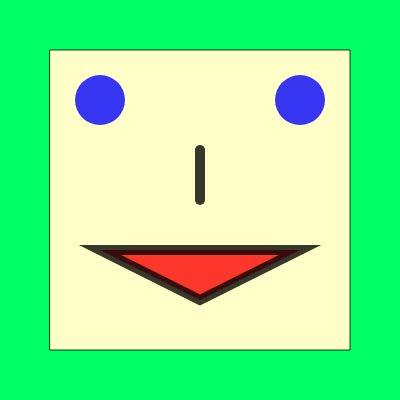
Frame 1 (no input)
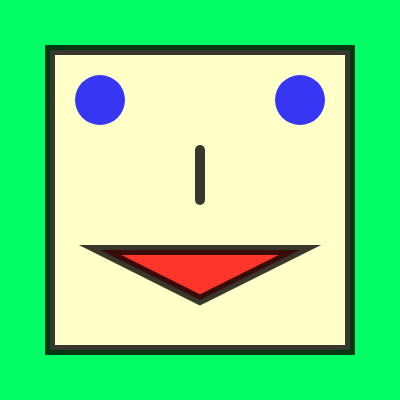
Frame 60 (no input)
Frame 120 (the mouse pressed at the canvas centre since frame 60): identical to frame 60, image omitted

The p5.js sketch that drew these frames (run headless with seeded random() and noise() and a simulated clock; from frame 60 on, the mouse is pressed at the canvas centre):

// p5.js sketch
// ── sketch.js
function setup() {
    createCanvas(400, 400);
    console.log("Hello world.");

}

function draw() {
    
    background(0, 255, 100);
    stroke(0, 0, 0, 200);
    
    fill(255, 255, 200);
    rect(50, 50, 300, 300);
    
    fill(0, 0, 255, 200);
    noStroke();
    ellipse(100, 100, 50, 50);
    ellipse(300, 100, 50, 50);
    
    strokeWeight(10);
    stroke(0, 0, 0, 200);
    line(200, 150, 200, 200);
    
    fill(255, 0, 0, 200);
    triangle(200, 300, 100, 250, 300, 250);
    
}
